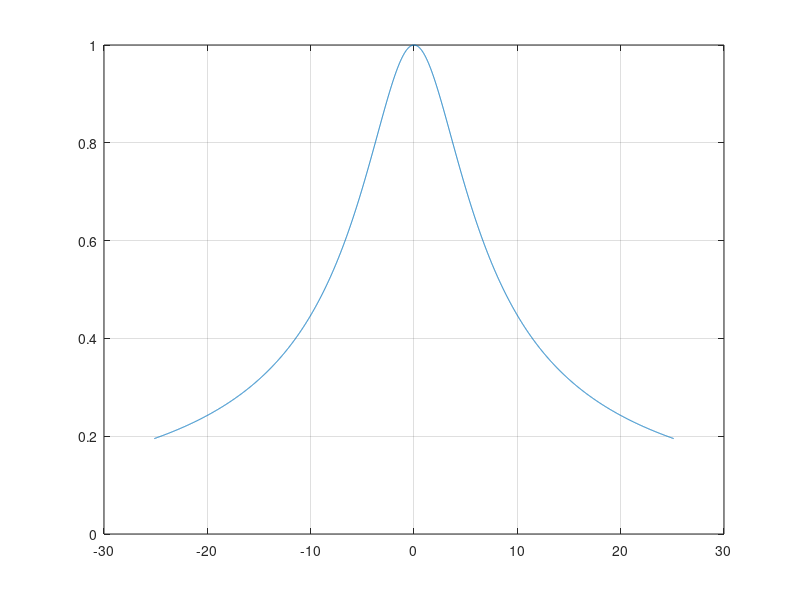

MATLAB code to generate this figure:

 w=-8*pi:0.01:8*pi;  
b=[0,-5];
a=[1,5];
% subplot(2,1,1);
 H=freqs(b,a,w);
 plot(w,abs(H)); grid on
% subplot(2,1,2);
% plot(w,angle(H)); grid on
% 
% h=tf(b,a);
% bode(h);